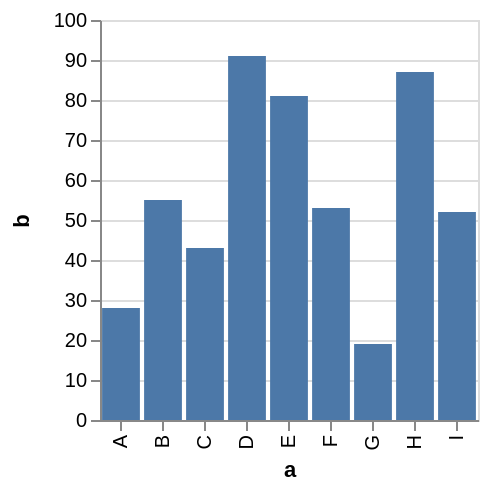

The specification (Vega-Lite) saved for this image:
### Vega specification from a JSON file in a GitHub repository (floating-point values rounded to 4 significant figures)
{"$schema": "https://vega.github.io/schema/vega/v3.0.json", "description": "A simple bar chart with embedded data.", "autosize": "pad", "padding": 5, "height": 200, "style": "cell", "data": [{"name": "source_0", "values": [{"a": "A", "b": 28}, {"a": "B", "b": 55}, {"a": "C", "b": 43}, {"a": "D", "b": 91}, {"a": "E", "b": 81}, {"a": "F", "b": 53}, {"a": "G", "b": 19}, {"a": "H", "b": 87}, {"a": "I", "b": 52}]}, {"name": "data_0", "source": "source_0", "transform": [{"type": "formula", "expr": "toNumber(datum[\"b\"])", "as": "b"}, {"type": "filter", "expr": "datum[\"b\"] !== null && !isNaN(datum[\"b\"])"}]}], "signals": [{"name": "x_step", "value": 21}, {"name": "width", "update": "bandspace(domain('x').length, 0.1, 0.05) * x_step"}], "marks": [{"name": "marks", "type": "rect", "style": ["bar"], "from": {"data": "data_0"}, "encode": {"update": {"x": {"scale": "x", "field": "a"}, "width": {"scale": "x", "band": true}, "y": {"scale": "y", "field": "b"}, "y2": {"scale": "y", "value": 0}, "fill": {"value": "#4c78a8"}, "tooltip": {"signal": "format(datum[\"b\"], \"\")"}}}}], "scales": [{"name": "x", "type": "band", "domain": {"data": "data_0", "field": "a", "sort": true}, "range": {"step": {"signal": "x_step"}}, "paddingInner": 0.1, "paddingOuter": 0.05}, {"name": "y", "type": "linear", "domain": {"data": "data_0", "field": "b"}, "range": [{"signal": "height"}, 0], "nice": true, "zero": true}], "axes": [{"scale": "x", "orient": "bottom", "labelOverlap": true, "title": "a", "zindex": 1, "encode": {"labels": {"update": {"angle": {"value": 270}, "align": {"value": "right"}, "baseline": {"value": "middle"}}}}}, {"scale": "y", "orient": "left", "labelOverlap": true, "tickCount": {"signal": "ceil(height/25)"}, "title": "b", "zindex": 1}, {"scale": "y", "orient": "left", "domain": false, "grid": true, "labels": false, "maxExtent": 0, "minExtent": 0, "tickCount": {"signal": "ceil(height/25)"}, "ticks": false, "zindex": 0, "gridScale": "x"}], "config": {"axisY": {"minExtent": 30}}}
